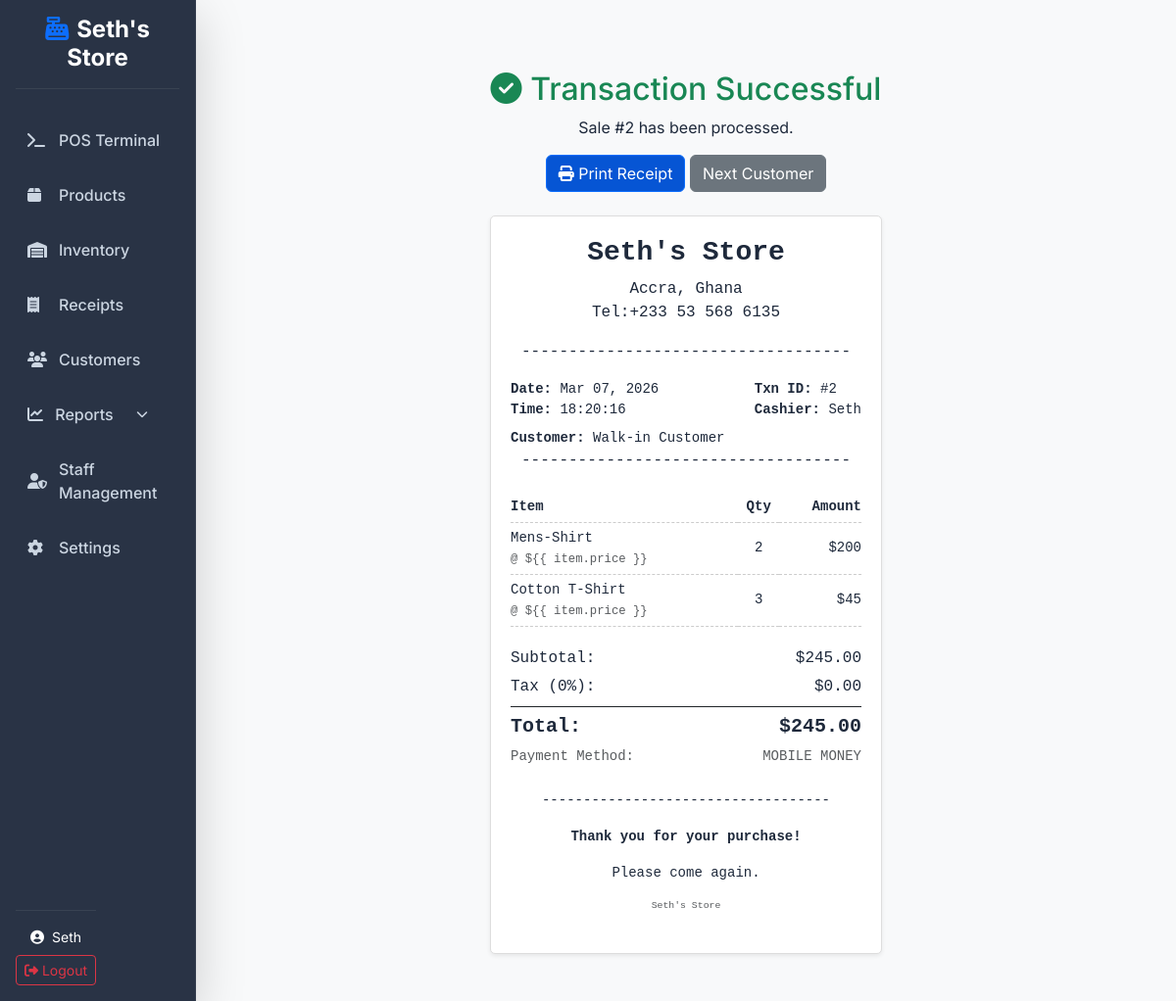
The app's page /sales/receipt/2/ (signed in) with its own data.
### accounts/models.py (models this page shows, shortened)
class User(AbstractUser):
    ROLE_CHOICES = (
        ('admin', 'Administrator'),
        ('manager', 'Manager'),
        ('cashier', 'Cashier'),
    )
    role = models.CharField(max_length=20, choices=ROLE_CHOICES, default='cashier')

### sales/models.py (models this page shows, shortened)
class Sale(models.Model):
    date = models.DateTimeField(auto_now_add=True)
    user = models.ForeignKey(settings.AUTH_USER_MODEL, on_delete=models.SET_NULL, null=True)
    customer = models.ForeignKey(Customer, on_delete=models.SET_NULL, null=True, blank=True)
    total_amount = models.DecimalField(max_digits=10, decimal_places=2, default=0.00)
    PAYMENT_CHOICES = (
        ('cash', 'Cash'),
        ('momo', 'Mobile Money'),
        ('card', 'Debit/Credit Card'),
    )
    payment_method = models.CharField(max_length=20, choices=PAYMENT_CHOICES, default='cash')

class SaleItem(models.Model):
    sale = models.ForeignKey(Sale, related_name='items', on_delete=models.CASCADE)
    product = models.ForeignKey(Product, on_delete=models.SET_NULL, null=True)
    quantity = models.IntegerField(default=1)
    price = models.DecimalField(max_digits=10, decimal_places=2) # price at the time of sale

### products/models.py (models this page shows, shortened)
class Product(models.Model):
    product_name = models.CharField(max_length=200)
    category = models.ForeignKey(Category, on_delete=models.SET_NULL, null=True, blank=True)
    price = models.DecimalField(max_digits=10, decimal_places=2)
    cost_price = models.DecimalField(max_digits=10, decimal_places=2, default=0.00, help_text="Cost of goods sold for profit calculation")
    stock_quantity = models.IntegerField(default=0)
    reorder_level = models.IntegerField(default=10, help_text="Minimum stock level before reordering is required")
    barcode = models.CharField(max_length=100, unique=True, null=True, blank=True)
    supplier = models.CharField(max_length=200, null=True, blank=True)
    image = models.ImageField(upload_to='product_images/', null=True, blank=True)

### sales/views.py (the view)
# urls.py: path('receipt/<int:sale_id>/', views.receipt_view, name='receipt'),
@login_required
def receipt_view(request, sale_id):
    sale = get_object_or_404(Sale, id=sale_id)
    return render(request, 'sales/receipt.html', {'sale': sale})

### templates/sales/receipt.html (shortened to what this page needs)
{% extends 'base.html' %}
{% load static %}
{% block content %}
<div class="row mt-4">
    <div class="col-12 text-center mb-4 no-print">
        <h2 class="text-success"><i class="fas fa-check-circle"></i> Transaction Successful</h2>
        <p>Sale #{{ sale.id }} has been processed.</p>
        <button onclick="window.print()" class="btn btn-primary"><i class="fas fa-print"></i> Print Receipt</button>
        <a href="{% url 'sales:pos' %}" class="btn btn-secondary">Next Customer</a>
    </div>
    <div class="col-12" id="printable-receipt">
        <div class="receipt-container shadow-sm">
            <div class="receipt-header">
                <h3><strong>Seth's Store</strong></h3>
                <p>Accra, Ghana<br>
                    Tel:+233 53 568 6135</p>
                <p>-----------------------------------</p>
                <div class="d-flex justify-content-between text-start small">
                    <div>
                        <strong>Date:</strong> {{ sale.date|date:"M d, Y" }}<br>
                        <strong>Time:</strong> {{ sale.date|time:"H:i:s" }}
                    </div>
                    <div>
                        <strong>Txn ID:</strong> #{{ sale.id }}<br>
                        <strong>Cashier:</strong> {{ sale.user.username }}
                    </div>
                </div>
                <p class="mb-0 text-start small mt-2">
                    <strong>Customer:</strong> {{ sale.customer.name|default:"Walk-in Customer" }}
                </p>
                <p>-----------------------------------</p>
            </div>
            <table class="receipt-table small">
                <thead>
                    <tr>
                        <th class="text-start">Item</th>
                        <th class="text-center">Qty</th>
                        <th class="text-end">Amount</th>
                    </tr>
                </thead>
                <tbody>
                    {% for item in sale.items.all %}
                    <tr>
                        <td class="text-start">{{ item.product.product_name }}<br><small class="text-muted">@ ${{
                                item.price }}</small></td>
                        <td class="text-center">{{ item.quantity }}</td>
                        <td class="text-end">${% widthratio item.price 1 item.quantity %}</td>
                    </tr>
                    {% endfor %}
                </tbody>
            </table>
            <div class="receipt-totals font-weight-bold">
                <div>
                    <span>Subtotal:</span>
                    <span>${{ sale.total_amount|floatformat:2 }}</span>
                </div>
                <div>
                    <span>Tax (0%):</span>
                    <span>$0.00</span>
                </div>
                <div class="mt-2 pt-2 border-top border-dark h5">
                    <strong>Total:</strong>
                    <strong>${{ sale.total_amount|floatformat:2 }}</strong>
                </div>
                <div class="mt-2 small text-muted">
                    <span>Payment Method:</span>
                    <span>{{ sale.get_payment_method_display|upper }}</span>
                </div>
            </div>
            <div class="receipt-footer mt-4 small">
                <p>-----------------------------------</p>
                <p><strong>Thank you for your purchase!</strong></p>
                <p>Please come again.</p>
                <p class="text-muted" style="font-size: 0.7em;">Seth's Store</p>
            </div>
        </div>
    </div>
</div>
{% endblock %}

### templates/base.html (shortened to what this page needs)
<!DOCTYPE html>
{% load static %}
<html lang="en">
<head>
    <link href="https://cdn.jsdelivr.net/npm/bootstrap@5.3.0/dist/css/bootstrap.min.css" rel="stylesheet">
    <link rel="stylesheet" href="https://cdnjs.cloudflare.com/ajax/libs/font-awesome/6.4.0/css/all.min.css">
    <link rel="stylesheet" href="{% static 'css/modern-pos.css' %}">
</head>
<body>
    {% if user.is_authenticated %}
    <div class="container-fluid p-0">
        <div class="row g-0">
            <nav class="col-md-3 col-lg-2 d-md-block sidebar collapse shadow-lg glass-panel z-3">
                <div class="sidebar-sticky pt-3">
                    <div class="px-3 mb-4 text-center">
                        <h4 class="text-white fw-bold"><i class="fas fa-cash-register me-2 text-primary"></i>Seth's
                            Store
                        </h4>
                        <hr class="text-secondary opacity-25">
                    </div>
                    <ul class="nav flex-column px-2">
                        <li class="nav-item">
                            <a class="nav-link {% if request.resolver_match.url_name == 'pos' %}active{% endif %}"
                                href="{% url 'sales:pos' %}">
                                <i class="fas fa-terminal"></i> POS Terminal
                            </a>
                        </li>
                        <li class="nav-item">
                            <a class="nav-link {% if 'products' in request.path %}active{% endif %}"
                                href="{% url 'products:list' %}">
                                <i class="fas fa-box"></i> Products
                            </a>
                        </li>
                        <li class="nav-item">
                            <a class="nav-link {% if 'inventory' in request.path %}active{% endif %}"
                                href="{% url 'inventory:list' %}">
                                <i class="fas fa-warehouse"></i> Inventory
                            </a>
                        </li>
                        <li class="nav-item">
                            <a class="nav-link {% if 'receipts' in request.path %}active{% endif %}"
                                href="{% url 'sales:receipts' %}">
                                <i class="fas fa-receipt"></i> Receipts
                            </a>
                        </li>
                        <li class="nav-item">
                            <a class="nav-link {% if 'customers' in request.path %}active{% endif %}"
                                href="{% url 'customers:list' %}">
                                <i class="fas fa-users"></i> Customers
                            </a>
                        </li>
                        <li class="nav-item">
                            <a class="nav-link {% if 'reports' in request.path %}active{% endif %} d-flex align-items-center justify-content-between"
                                data-bs-toggle="collapse" href="#reportsMenu" role="button"
                                aria-expanded="{% if 'reports' in request.path %}true{% else %}false{% endif %}"
                                aria-controls="reportsMenu">
                                <span><i class="fas fa-chart-line me-1"></i> Reports</span>
                                <i class="fas fa-chevron-down" style="font-size: 0.75rem;"></i>
                            </a>
                        </li>
                        {% if user.role == 'admin' %}
                        <li class="nav-item">
                            <a class="nav-link {% if 'accounts/employees' in request.path %}active{% endif %}"
                                href="{% url 'accounts:employee_list' %}">
                                <i class="fas fa-user-shield"></i> Staff Management
                            </a>
                        </li>
                        <li class="nav-item">
                            <a class="nav-link" href="{% url 'admin:index' %}">
                                <i class="fas fa-cog"></i> Settings
                            </a>
                        </li>
                        {% endif %}
                    </ul>
                    <div class="mt-auto p-3 text-center" style="position: absolute; bottom: 0; width: inherit;">
                        <hr class="text-secondary opacity-25">
                        <div class="text-white small mb-2">
                            <i class="fas fa-user-circle me-1"></i> {{ user.username }}
                        </div>
                        <form action="{% url 'accounts:logout' %}" method="post">
                            <button type="submit" class="btn btn-outline-danger btn-sm w-100">
                                <i class="fas fa-sign-out-alt"></i> Logout
                            </button>
                        </form>
                    </div>
                </div>
            </nav>
            <main class="col-md-9 ms-sm-auto col-lg-10 px-md-5 py-5 min-vh-100 bg-light">
                {% block content %}{% endblock %}
            </main>
        </div>
    </div>
    {% else %}
    <main class="container py-5">
        {% block auth_content %}{% endblock %}
    </main>
    {% endif %}
</body>
</html>

### static/css/modern-pos.css (style rules this page uses)
:root { --primary-color: #0655d4; --secondary-color: #64748b; --success-color: #10b981; --danger-color: #ef4444; --warning-color: #f59e0b; --info-color: #06b6d4; --dark-bg: #1e293b; --light-bg: #f8fafc; --sidebar-bg: #1e293b; --card-bg: #ffffff; --text-primary: #1e293b; --text-secondary: #64748b; --border-color: #e2e8f0; --shadow-sm: 0 2px 4px rgba(0, 0, 0, 0.05), 0 1px 2px rgba(0, 0, 0, 0.1); --shadow-md: 0 10px 15px -3px rgba(0, 0, 0, 0.08), 0 4px 6px -2px rgba(0, 0, 0, 0.04); --shadow-lg: 0 20px 25px -5px rgba(0, 0, 0, 0.1), 0 10px 10px -5px rgba(0, 0, 0, 0.04); --shadow-glow: 0 0 20px rgba(6, 85, 212, 0.2); --transition: all 0.3s cubic-bezier(0.4, 0, 0.2, 1); --border-radius-lg: 20px; --border-radius-md: 12px; }
* { margin: 0; padding: 0; box-sizing: border-box; }
body { font-family: 'Inter', -apple-system, BlinkMacSystemFont, 'Segoe UI', Roboto, sans-serif; background: var(--light-bg); color: var(--text-primary); transition: var(--transition); }
.sidebar { background: var(--sidebar-bg); box-shadow: var(--shadow-lg); min-height: 100vh; transition: var(--transition); border-right: 1px solid rgba(255,255,255,0.05); }
.glass-panel { background: rgba(30, 41, 59, 0.95); backdrop-filter: blur(12px); -webkit-backdrop-filter: blur(12px); }
.sidebar .nav-link { color: #cbd5e1; padding: 12px 20px; margin: 4px 0; border-radius: 8px; transition: var(--transition); display: flex; align-items: center; text-decoration: none; font-weight: 500; }
.sidebar .nav-link i { width: 20px; margin-right: 12px; }
.btn-primary { background: var(--primary-color); color: white; }

### templates/sales/receipt.html (style rules this page uses)
.receipt-container { font-family: 'Courier New', Courier, monospace; background-color: #fff; max-width: 400px; margin: 0 auto; padding: 20px; border: 1px solid #ddd; border-radius: 5px; }
.receipt-header, .receipt-footer { text-align: center; margin-bottom: 20px; }
.receipt-table { width: 100%; margin-bottom: 20px; border-collapse: collapse; }
.receipt-table th, .receipt-table td { padding: 5px 0; border-bottom: 1px dashed #ccc; }
.receipt-totals { margin-top: 15px; }
.receipt-totals div { display: flex; justify-content: space-between; margin-bottom: 5px; }

### records on screen
User: username "Seth"
Sale: id "2", date "Mar 07, 2026", date "18:20:16", user.username "Seth", customer.name "Walk-in Customer", total_amount "245.00", payment_method "MOBILE MONEY"
SaleItem: product.product_name "Mens-Shirt", quantity "2", price+quantity "200"
SaleItem: product.product_name "Cotton T-Shirt", quantity "3", price+quantity "45"
